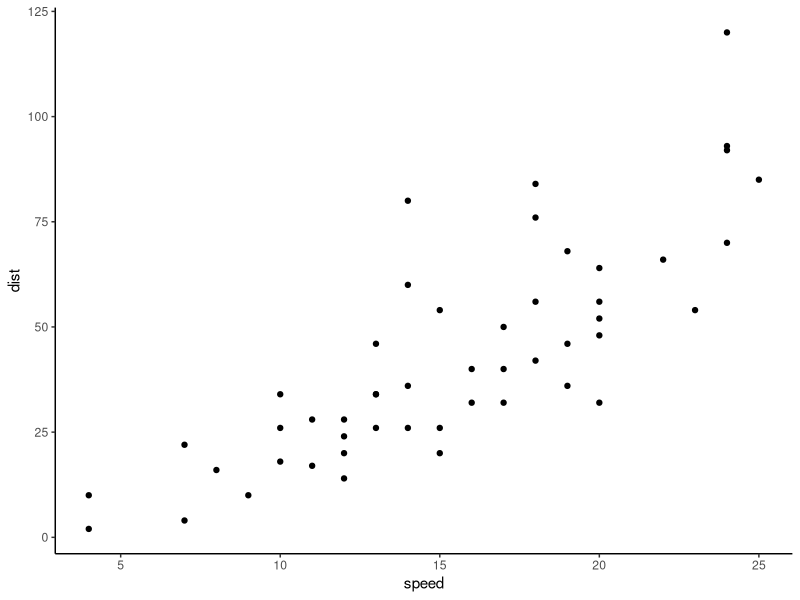
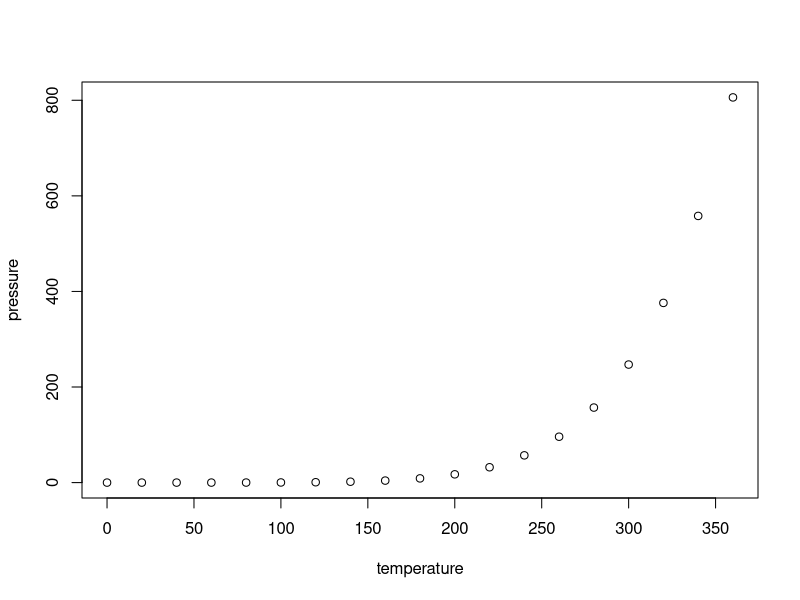

Source code (R) for these figures, in order:
## ---- chunk 1
knitr::opts_chunk$set(echo = TRUE)
## ---- chunk 2
library(tidyverse)
ggplot(cars, aes(x = speed, y = dist)) + geom_point() + theme_classic()

## ---- chunk 3
plot(pressure)
